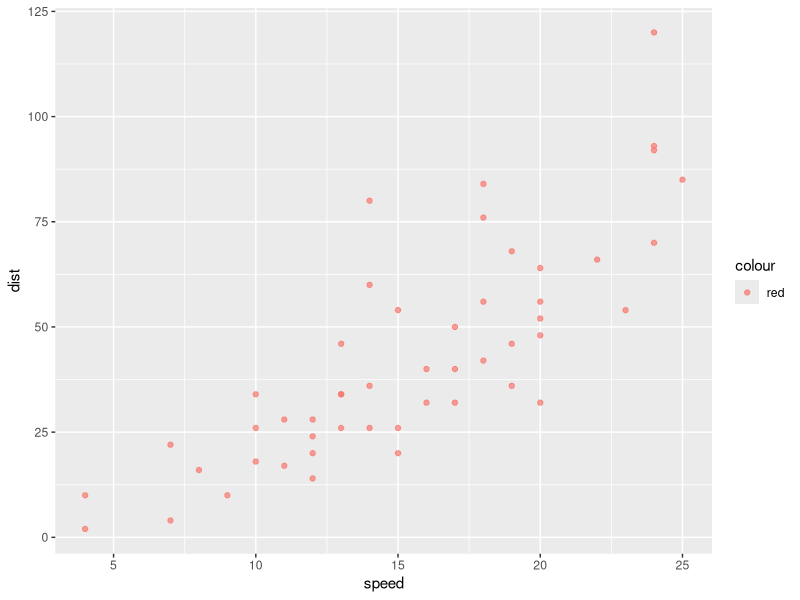

Generate this figure with R:
## ---- chunk 1
library(readr)
library(ggplot2)


## ---- chunk 2

ggplot(data = cars, aes(x = speed, y = dist, color = "red")) + geom_point(alpha = .7)

